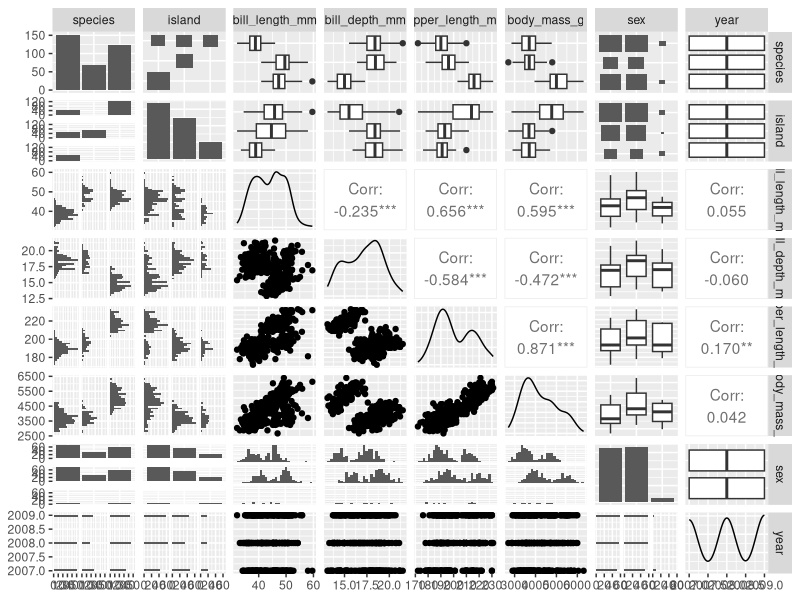
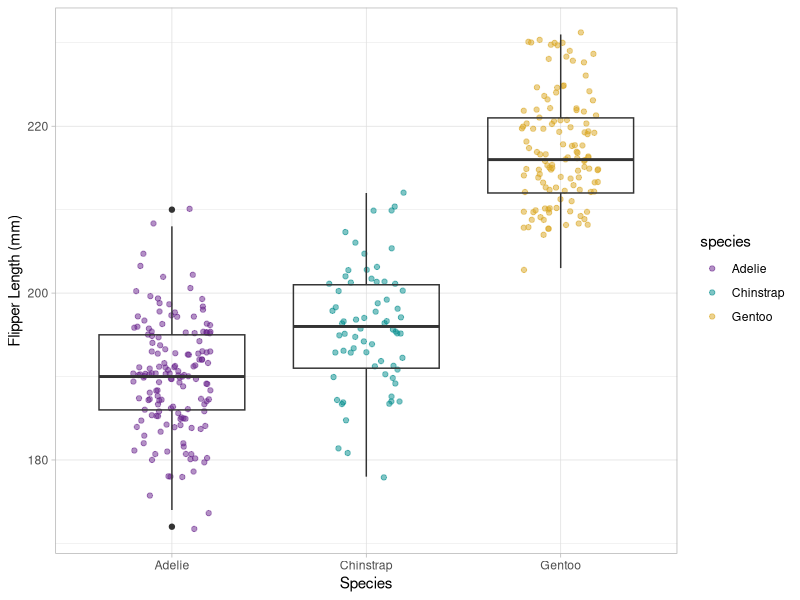
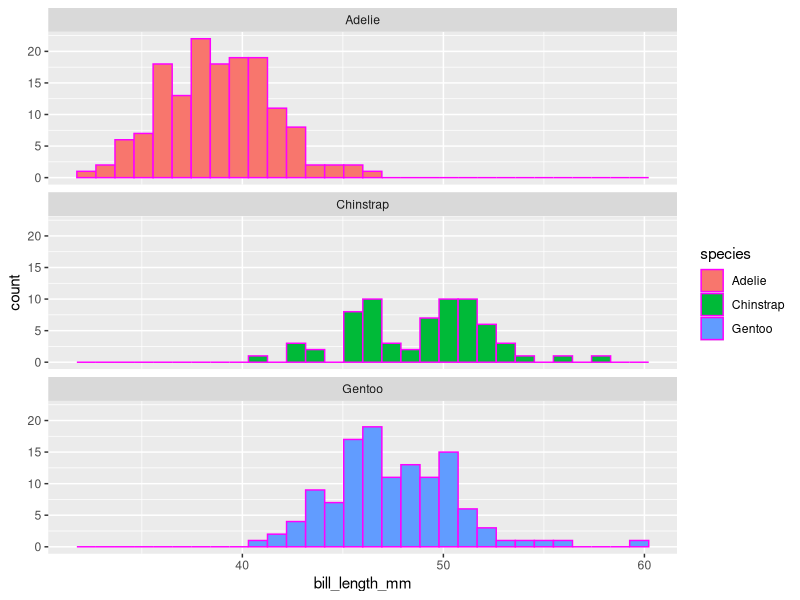

Reproduce these figures in R, in order.
## ---- chunk 1

#| include: false
#| warning: false
#| echo: false

library(tidyverse)
library(palmerpenguins)
library(GGally)
library(skimr)
## ---- chunk 2
# Tell me the column names
names(penguins)


# What are the dimensions?
dim(penguins)

# Can you show me the first 6 lines?
head(penguins)

# Can you show me the last 6 lines?
tail(penguins)

class(penguins)
## ---- chunk 3
skim(penguins)
## ---- chunk 4
# GG ally
#| include: false

GGally::ggpairs(penguins)
## ---- chunk 5
ggplot(data=penguins, aes(x = species, y = flipper_length_mm)) +
  geom_jitter(aes(color=species),
              width = .2,
              alpha = 0.5) +
  geom_boxplot(fill = NA) +
  theme_light() +
  scale_color_manual(values = c("darkorchid4", "cyan4", "goldenrod")) + 
  labs(x= "Species", y= "Flipper Length (mm)", tittle = "Penguins Graph")

## ---- chunk 6


ggplot(data=penguins, aes(x= bill_length_mm)) +
  geom_histogram(aes(fill = species), color = "magenta") + 
  facet_wrap(~species, ncol = 1)
